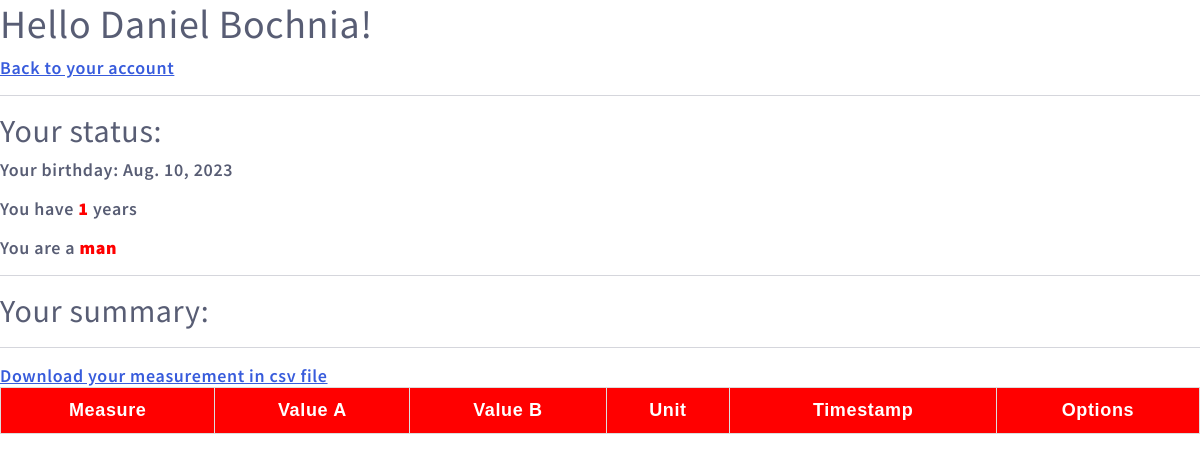
Page /patients/details/30/exams on the committed database.
### patients/models.py (models this page shows, shortened)
class Patient(models.Model):
    SEX = {
        "M": "Male",
        "F": "Female",
    }
    firstname = models.CharField(max_length=255)
    lastname = models.CharField(max_length=255)
    birthdate = models.DateField(null=True)
    sex = models.CharField(max_length=8, choices=SEX, null=True)
    login = models.CharField(max_length=255, null=True)
    password = models.CharField(max_length=255, null=True)
    image = models.ImageField(null=True, upload_to='images/')

### patients/views.py (the view, shortened to what this page needs)
# urls.py: path('patients/details/<int:id>/exams', views.exams, name='exams'),
def exams(request, id):
    patient = models.Patient.objects.get(id=id)
    first_name = patient.firstname
    last_name = patient.lastname
    birthday = patient.birthdate
    birthyear = int(patient.birthdate.strftime("%Y"))
    today_year = datetime.datetime.today().year
    age = today_year - birthyear
    sex = patient.sex
    sex_word = 'man' if sex == 'M' else 'woman'
    measurements = models.Measurement.objects.filter(patient_id=id).order_by('-timestamp').values()
    weight = models.Measurement.objects.filter(patient_id=id, measure_id=1).order_by('-timestamp').values()
    height = models.Measurement.objects.filter(patient_id=id, measure_id=2).order_by('-timestamp').values()
    pulse_values = models.Measurement.objects.filter(patient_id=id, measure_id=4).order_by('-timestamp').values()
    pressure_values = models.Measurement.objects.filter(patient_id=id, measure_id=3).order_by('-timestamp').values()
    bmi = 0
    entry = ''
    com = ''
    if (age <= 1):
        pulse_up = 205
        pulse_down = 105
        sys_pressure_up = 100 # systolic
        sys_pressure_down = 90
        diast_pressure_up = 60 # diastolic
        diast_pressure_down = 55
    pulse_array = []
    pulse_parameters = []
    pulse_com = ''
    for p in pulse_values:
        if(datetime.datetime.strptime(p['timestamp'].strftime('%Y-%m-%d'), '%Y-%m-%d') > datetime.datetime.strptime((datetime.datetime.today() - datetime.timedelta(days=7)).strftime('%Y-%m-%d'), '%Y-%m-%d')):
            pulse_array.append(p['value_a'])
    systonic_array, diastonic_array = [], []
    syst_parameters, diast_parameters = [], []
    syst_com, diast_com = '', ''
    for m in measurements:
        measure = models.Measure.objects.get(id=m['measure_id_id'])
        m['unit'] = measure.unit_id
        m['measure'] = measure.measure_name
    template = loader.get_template('exams.html')
    context = {
        'm' : measurements,
        'id' : id,
        'fname' : first_name,
        'lname' : last_name,
        'birthday' : birthday,
        'age' : age,
        'sex' : sex_word,
        'bmi' : bmi,
        'com' : com,
        'entry' : entry,
        'pulse' : pulse_parameters,
        'sys' : syst_parameters,
        'diast' : diast_parameters,
        'pcom' : pulse_com,
        'scom' : syst_com,
        'dcom' : diast_com,
    }
    return HttpResponse(template.render(context, request))

### patients/templates/exams.html (shortened to what this page needs)
{% extends 'master.html' %}
{% block content %}
<h1>Hello {{fname}} {{lname}}!</h1>
<p><a href="/patients/details/{{id}}">Back to your account</a></p>
<hr>
<h2>Your status: </h2>
<p>Your birthday: {{birthday}}</p>
<p>You have <b>{{age}}</b> years</p>
<p>You are a <b>{{sex}}</b></p>
<hr>
<h2>Your summary: </h2>
<hr>
<table style="width:100%">
  <tr>
    <th>Measure</th>
    <th>Value A</th>
    <th>Value B</th>
    <th>Unit</th>
    <th>Timestamp</th>
    <th>Options</th>
  </tr>
<a href="{% url 'down_exams' id %}" >Download your measurement in csv file</a>
{% endblock %}

### rows in the picture
Patient: firstname "Daniel", lastname "Bochnia", birthdate "Aug. 10, 2023"

### other values in the picture
{{ sex }} "man"
